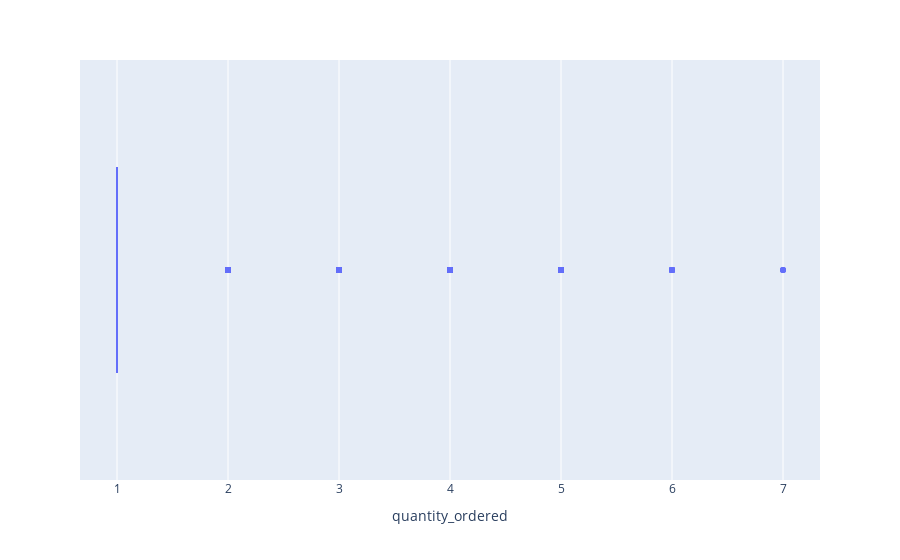

The cell this chart's notebook holds for it:
### Code cell
# box for quantity_ordered

### Figure 1 — Plotly figure (JSON) as saved in the notebook; plotly's stock layout.template omitted (floating-point values rounded to 4 significant figures; data arrays with more than 128 entries replaced by an {"elided": "..."} marker saying what was removed)
{"data": [{"alignmentgroup": "True", "hovertemplate": "quantity_ordered=%{x}<extra></extra>", "legendgroup": "", "marker": {"color": "#636efa"}, "name": "", "notched": false, "offsetgroup": "", "orientation": "h", "showlegend": false, "type": "box", "x": {"elided": "24949 int values"}, "x0": " ", "xaxis": "x", "y0": " ", "yaxis": "y"}], "layout": {"boxmode": "group", "legend": {"tracegroupgap": 0}, "margin": {"t": 60}, "xaxis": {"anchor": "y", "domain": [0, 1], "title": {"text": "quantity_ordered"}}, "yaxis": {"anchor": "x", "domain": [0, 1]}}}
